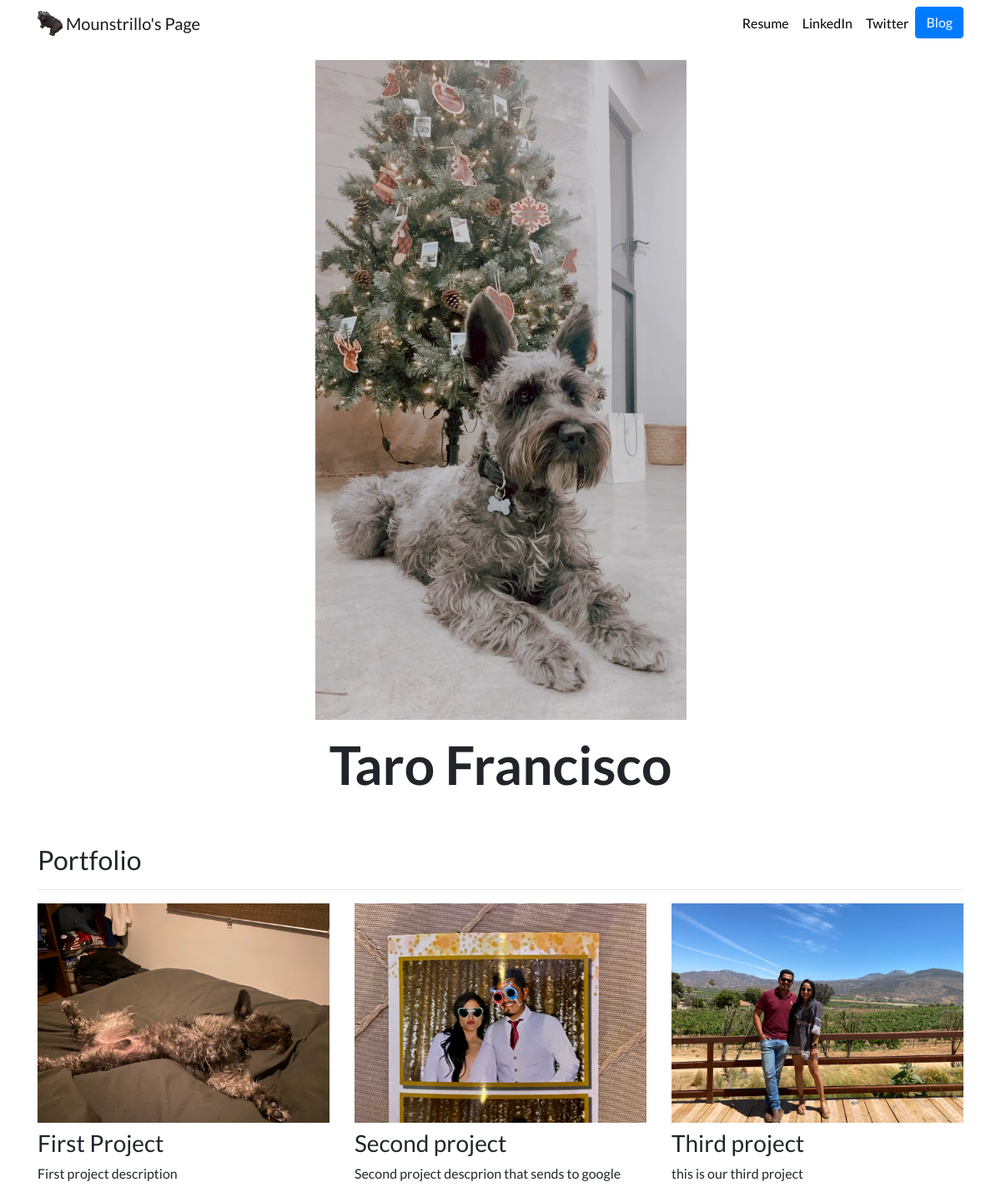
The page / on the database its author committed.
### portfolio/models.py (models this page shows, shortened)
class Project(models.Model):
    title = models.CharField(max_length=100)
    description = models.CharField(max_length=250)
    image = models.ImageField(upload_to='portfolio/images/')
    url = models.URLField(blank=True)

### portfolio/views.py (the view)
# urls.py: 2. Add a URL to urlpatterns:  path('', views.home, name='home')
def home(request):
    projects = Project.objects.all()
    return render(request, 'portfolio/home.html', {'projects':projects})

### portfolio/templates/portfolio/home.html
{% extends "portfolio/base.html" %}
{% load static %}
{% block content %}
<div class="row justify-content-center my-3">
  <div class="col-5">
    <img src="{% static 'portfolio/navidad.JPG' %}" class="img-fluid" id="fist_image">
  </div>
</div>
<div class="row justify-content-center mb-3">
  <div class="col-md-7 text-center">
    <h1 id="hometext" class="font-weight-bold">Taro Francisco</h1>
  </div>
</div>
<h2 class="mt-5">Portfolio</h2>
<hr>
<div class="row">
  {% for project in projects %}
  <div class="col-lg-4 col-md-6">
    {% if project.url %}
    <a href="{{ project.url }}">
      <img src="{{ project.image.url }}" class="img-fluid mb-2">
    </a>
    {% else %}
    <img src="{{ project.image.url }}" class="img-fluid mb-2">
    {% endif %}
    <h3>{{ project.title }}</h3>
    <p>{{ project.description }}</p>
  </div>
  {% endfor %}
</div>
{% endblock %}

### portfolio/templates/portfolio/base.html (shortened to what this page needs)
{% load static %}
<!doctype html>
<html lang="en">
<head>
  <link rel="stylesheet" href="https://stackpath.bootstrapcdn.com/bootstrap/4.4.1/css/bootstrap.min.css">
  <link rel="stylesheet" href="{% static "portfolio/custom.css" %}">
</head>
<body>
  <nav id="topNav" class="navbar navbar-expand-md navbar-light">
    <div class="container">
      <a class="navbar-brand" href="{% url 'home' %}">
        <img src="{% static "portfolio/Logo.jpg" %}" width="30" height="30" class="d-inline-block align-top" alt="Nick's Logo">
        <span>Mounstrillo's Page</span>
      </a>
      <div class="collapse navbar-collapse text-center" id="navbarNav">
        <ul class="navbar-nav ml-auto">
          <li class="nav-item">
            <a class="nav-link" href="{% static "portfolio/resume.pdf" %}">Resume</a>
          </li>
          <li class="nav-item">
            <a class="nav-link" href="https://www.linkedin.com/in/nick-walter/" target="_blank">LinkedIn</a>
          </li>
          <li class="nav-item">
            <a class="nav-link" href="https://twitter.com/ZappyCode" target="_blank">Twitter</a>
          </li>
          <li>
            <a role="button" href="{% url 'blog:all_blogs' %}" class="btn btn-primary">Blog</a>
          </li>
        </ul>
      </div>
    </div>
  </nav>
  <div class="container">
    {% block content %}{% endblock %}
  </div>
</body>
</html>

### portfolio/static/portfolio/custom.css (style rules this page uses)
.navbar-nav .nav-link { color: rgba(0,0,0,1) !important; }
#fist_image { width: : 1rem; margin-left: auto; margin-right: auto; display: block; }
body { font-family: 'Lato', sans-serif; }
#hometext { font-size: 3 rem; }
@media (min-width: 992px) { #hometext { font-size: 4rem; } }

### rows shown on the page
Project: image (picture), title "First Project", description "First project description"
Project: image (picture), title "Second project", description "Second project descprion that sends to google"
Project: image (picture), title "Third project", description "this is our third project"
